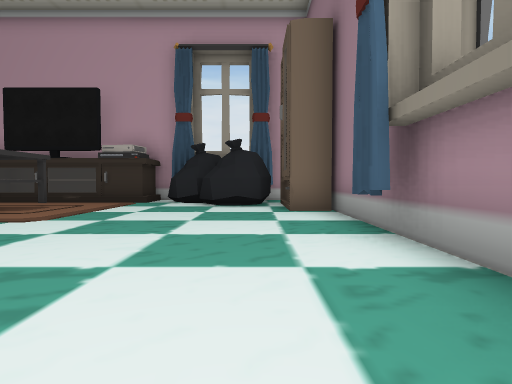
view 1 (above)

20 first-person views from a walk through a 3-D level made in the Unity game engine. The camera is 1.3 m above the floor, tilts 2° down and sees 80° across. The floor is counted in squares, 2.25 m on a side. Each view is taken from the middle of a square. On the plan, view 1 faces up. The plan holds only what a view shows up to about 9 squares ahead; the rest is blank. The player character is not drawn. Some animated figures are not drawn. Door leaves are left out, so doorways stand open.

view 2
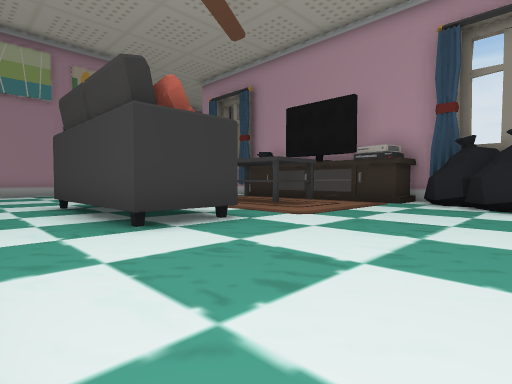

view 3
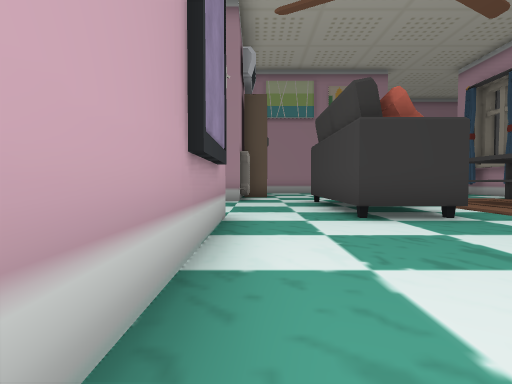

view 4
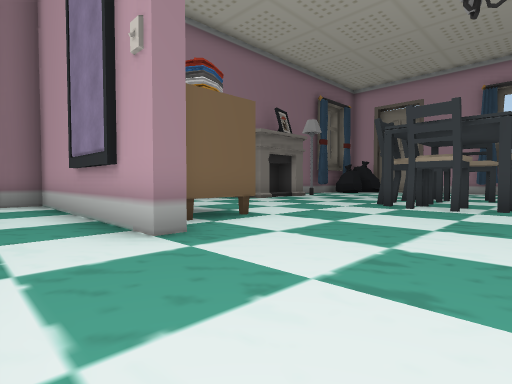

view 5
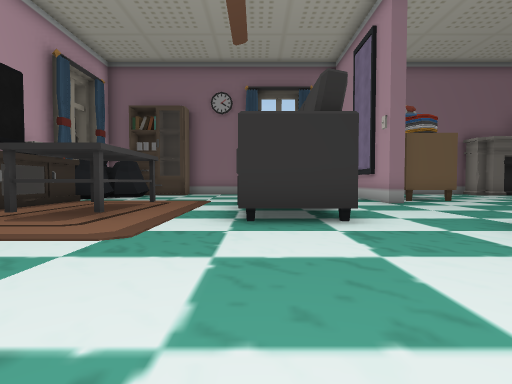

view 6
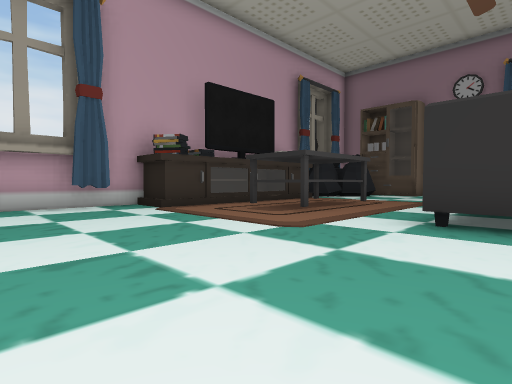

view 7
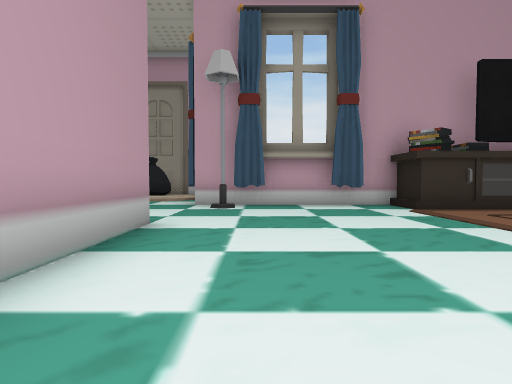

view 8
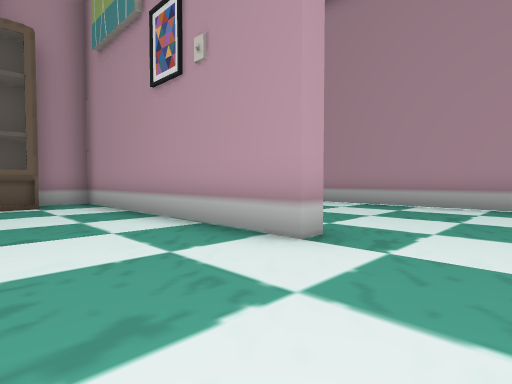

view 9
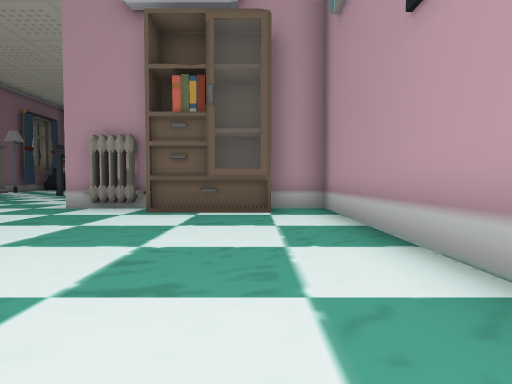

view 10
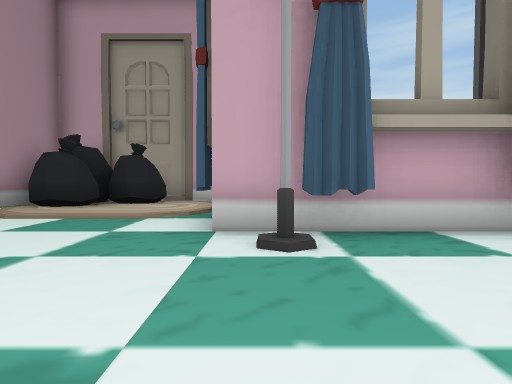

view 11
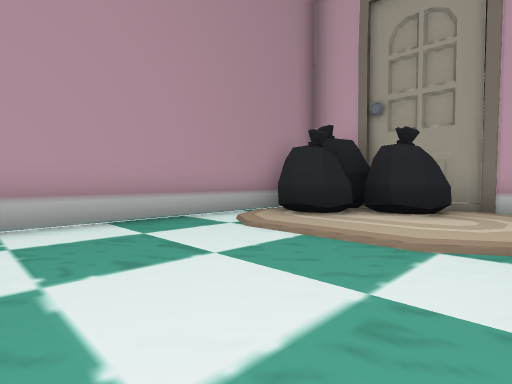

view 12
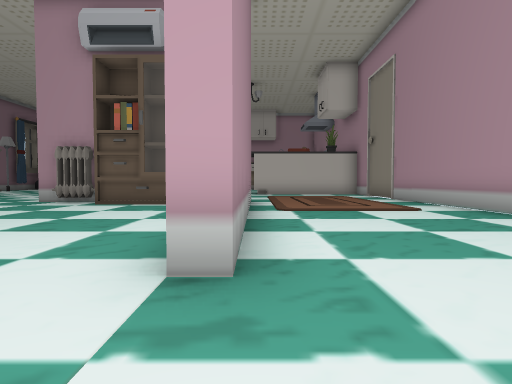

view 13
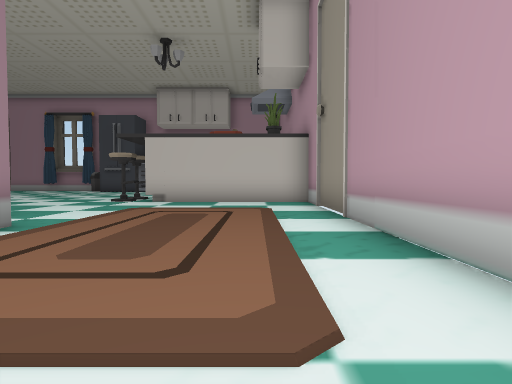

view 14
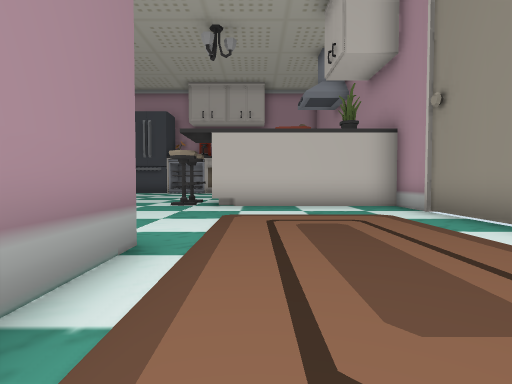

view 15
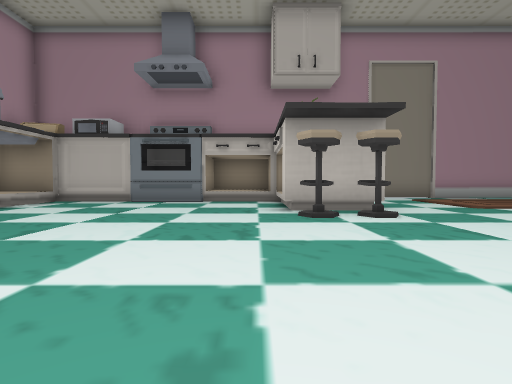

view 16
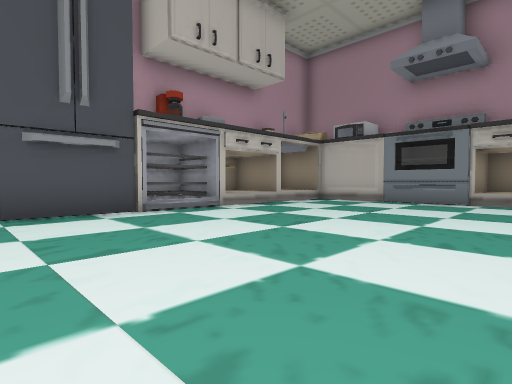

view 17
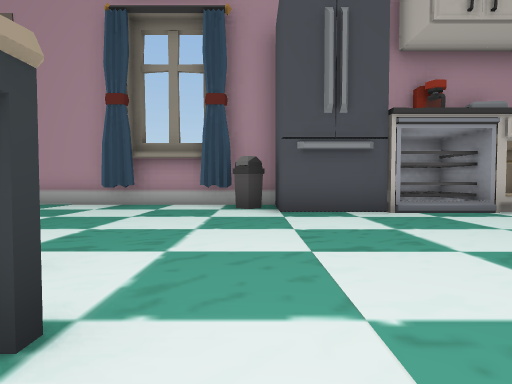

view 18
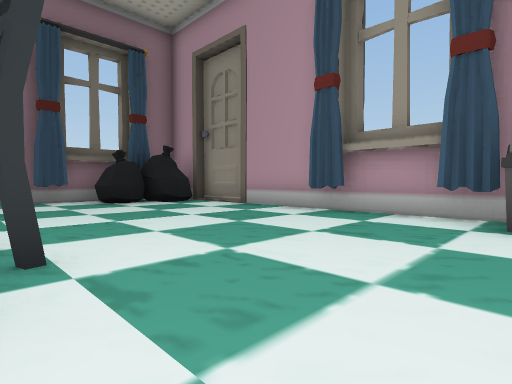

view 19
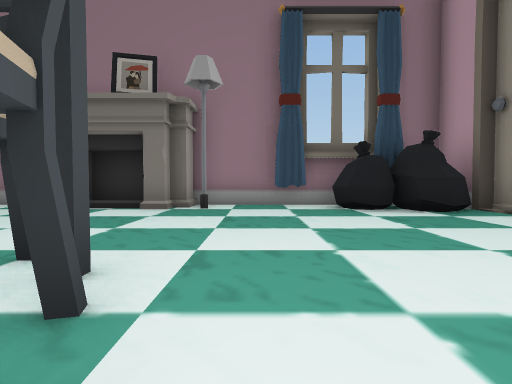

view 20
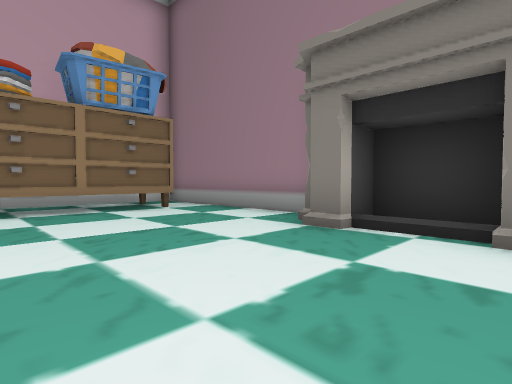

### Floor plan
Ten units are one square. View 1 is at (0, 0); x grows to the right and y downward. Boxes are objects, and circles mark ways between rooms. Rooms are numbered by the first view taken in them; rooms with no view inside come last. Other rooms are left out.
<svg viewBox="-190 -151 210 314">
<path fill="none" stroke="#000" d="M12 -28 10 -33M-37 -34 -37 -16M-48 -69 -48 -54M-40 5 15 5 15 -62M-25 -95 -31 -95 -31 -83M-65 -16 -77 -16 -77 -32M-48 -54 -73 -54 -73 -69M-96 5 -79 5M-135 -62 -135 5 -123 5M-96 -90 -101 -93M-95 -91 -100 -89M-118 -91 -123 -89M-120 -92 -125 -90M-59 -92 -66 -92M-42 -81 -42 -91M-31 -83 -86 -83 -86 -95 -126 -95M-139 10 -139 -62 -135 -62M-40 10 -40 5M-37 -16 -65 -16M-165 72 -165 136 -134 136M-108 136 -85 136 -85 150M4 75 4 66M-82 145 -78 143 -74 146M15 59 15 9M4 91 4 85M13 86 13 71 5 71M-75 152 -71 150M-72 152 -69 151 -67 152M-85 155 -19 155M-52 152 -48 150 -43 152M11 121 13 116M12 122 10 118M-118 -89 -125 -92M15 131 15 95 8 95 8 90M-16 158 1 158M-126 -95 -136 -95M1 155 8 155M-141 -146 -157 -146M-184 -134 -184 55 -139 55 -139 74 -151 74M15 9 -24 9M-144 135 -144 144"/>
<rect x="-25" y="-95" width="20" height="20" fill="#bbb"><title>other object</title></rect>
<rect x="-15" y="-85" width="20" height="20" fill="#bbb"><title>other object</title></rect>
<rect x="5" y="-85" width="10" height="30" fill="#bbb"><title>shelf</title></rect>
<rect x="-125" y="-5" width="20" height="10" fill="#bbb"><title>shelf</title></rect>
<rect x="-105" y="-5" width="10" height="10" fill="#bbb"><title>heater</title></rect>
<rect x="-185" y="-125" width="20" height="10" fill="#bbb"><title>other object</title></rect>
<rect x="-185" y="-145" width="20" height="20" fill="#bbb"><title>other object</title></rect>
<rect x="-165" y="-145" width="10" height="20" fill="#bbb"><title>other object</title></rect>
<rect x="-135" y="65" width="10" height="10" fill="#bbb"><title>stool</title></rect>
<rect x="-135" y="55" width="10" height="10" fill="#bbb"><title>stool</title></rect>
<rect x="-135" y="-95" width="10" height="10" fill="#bbb"><title>lamp</title></rect>
<rect x="-65" y="95" width="10" height="10" fill="#bbb"><title>chair</title></rect>
<rect x="-65" y="55" width="20" height="10" fill="#bbb"><title>chair</title></rect>
<rect x="-55" y="85" width="20" height="10" fill="#bbb"><title>chair</title></rect>
<rect x="-45" y="65" width="10" height="10" fill="#bbb"><title>chair</title></rect>
<rect x="-35" y="15" width="20" height="10" fill="#bbb"><title>drawers</title></rect>
<rect x="-15" y="15" width="20" height="10" fill="#bbb"><title>drawers</title></rect>
<rect x="-5" y="135" width="20" height="20" fill="#bbb"><title>other object</title></rect>
<rect x="-5" y="125" width="20" height="10" fill="#bbb"><title>other object</title></rect>
<rect x="5" y="95" width="10" height="10" fill="#bbb"><title>lamp</title></rect>
<rect x="-135" y="135" width="10" height="10" fill="#bbb"><title>other object</title></rect>
<circle cx="-38" cy="-60" r="3" fill="#2a7"/>
<circle cx="-30" cy="-5" r="3" fill="#2a7"/>
<circle cx="-122" cy="-65" r="3" fill="#2a7"/>
<circle cx="-75" cy="-5" r="3" fill="#2a7"/>
<circle cx="-135" cy="135" r="3" fill="#2a7"/>
<text x="-10" y="-40">1</text>
<text x="-90" y="-40">2</text>
<text x="-90" y="40">3</text>
<text x="-130" y="140">4</text>
</svg>
Room 1 opens to room 2. Room 1 opens to room 3. Room 2 opens to room 3. Room 3 opens to room 4.

Where each view was taken, in squares from view 1:
view 1: 0 up, 0 right, facing up
view 2: 0 up, 0 right, facing up-left
view 3: 0 up, 1 right, facing left
view 4: 1 up, 7 left, facing down-right
view 5: 3 up, 12 left, facing right
view 6: 2 up, 12 left, facing up-right
view 7: 2 up, 12 left, facing up
view 8: 8 up, 11 left, facing down-left
view 9: 6 up, 12 left, facing down
view 10: 6 up, 13 left, facing up
view 11: 8 up, 14 left, facing up-left
view 12: 8 up, 14 left, facing down
view 13: 3 up, 17 left, facing down
view 14: 2 up, 15 left, facing down
view 15: 8 down, 8 left, facing left
view 16: 8 down, 8 left, facing down-left
view 17: 8 down, 8 left, facing down
view 18: 10 down, 8 left, facing down-right
view 19: 11 down, 6 left, facing right
view 20: 9 down, 3 left, facing up-right
